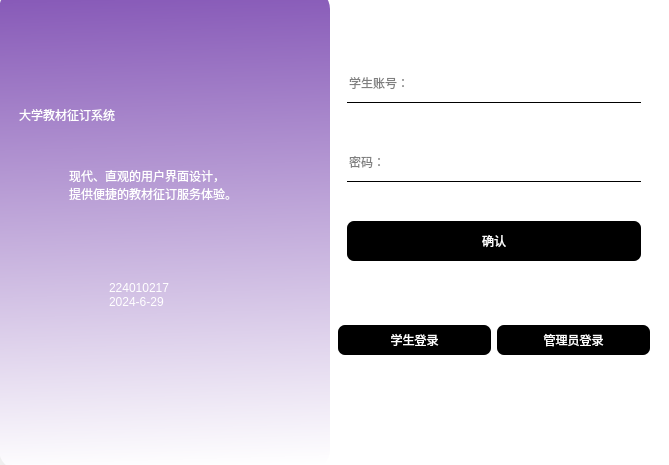
<?xml version="1.0" encoding="UTF-8"?>
<ui version="4.0">
 <class>LoginWindow</class>
 <widget class="QMainWindow" name="LoginWindow">
  <property name="geometry">
   <rect>
    <x>0</x>
    <y>0</y>
    <width>669</width>
    <height>465</height>
   </rect>
  </property>
  <property name="minimumSize">
   <size>
    <width>669</width>
    <height>465</height>
   </size>
  </property>
  <property name="maximumSize">
   <size>
    <width>669</width>
    <height>465</height>
   </size>
  </property>
  <property name="windowTitle">
   <string>MainWindow</string>
  </property>
  <widget class="QWidget" name="centralwidget">
   <widget class="QFrame" name="frame">
    <property name="geometry">
     <rect>
      <x>-1</x>
      <y>-11</y>
      <width>331</width>
      <height>481</height>
     </rect>
    </property>
    <property name="styleSheet">
     <string notr="true">#frame{
background-color: qlineargradient(spread:pad, x1:0.508148, y1:1, x2:0.487685, y2:0, stop:0 rgba(255, 255, 255, 255), stop:1 rgba(134, 88, 183, 255));
border-radius: 20px;
}</string>
    </property>
    <property name="locale">
     <locale language="Chinese" country="China"/>
    </property>
    <property name="frameShape">
     <enum>QFrame::StyledPanel</enum>
    </property>
    <property name="frameShadow">
     <enum>QFrame::Raised</enum>
    </property>
    <widget class="QLabel" name="label">
     <property name="geometry">
      <rect>
       <x>20</x>
       <y>80</y>
       <width>291</width>
       <height>91</height>
      </rect>
     </property>
     <property name="styleSheet">
      <string notr="true">color: rgb(255, 255, 255);
font: 36pt &quot;AaDingXiangShouShu&quot;;
</string>
     </property>
     <property name="text">
      <string>大学教材征订系统</string>
     </property>
    </widget>
    <widget class="QLabel" name="label_2">
     <property name="geometry">
      <rect>
       <x>70</x>
       <y>120</y>
       <width>211</width>
       <height>151</height>
      </rect>
     </property>
     <property name="styleSheet">
      <string notr="true">color: rgb(255, 255, 255);</string>
     </property>
     <property name="text">
      <string>现代、直观的用户界面设计，
提供便捷的教材征订服务体验。</string>
     </property>
    </widget>
    <widget class="QLabel" name="label_3">
     <property name="geometry">
      <rect>
       <x>110</x>
       <y>290</y>
       <width>91</width>
       <height>31</height>
      </rect>
     </property>
     <property name="styleSheet">
      <string notr="true">color: rgb(255, 255, 255);</string>
     </property>
     <property name="text">
      <string>224010217 
2024-6-29</string>
     </property>
    </widget>
   </widget>
   <widget class="QFrame" name="frame_2">
    <property name="geometry">
     <rect>
      <x>320</x>
      <y>0</y>
      <width>351</width>
      <height>471</height>
     </rect>
    </property>
    <property name="minimumSize">
     <size>
      <width>351</width>
      <height>471</height>
     </size>
    </property>
    <property name="styleSheet">
     <string notr="true">background-color: rgb(255, 255, 255);</string>
    </property>
    <property name="frameShape">
     <enum>QFrame::NoFrame</enum>
    </property>
    <property name="frameShadow">
     <enum>QFrame::Raised</enum>
    </property>
    <layout class="QVBoxLayout" name="verticalLayout">
     <property name="topMargin">
      <number>12</number>
     </property>
     <property name="rightMargin">
      <number>12</number>
     </property>
     <property name="bottomMargin">
      <number>12</number>
     </property>
     <item>
      <widget class="QFrame" name="frame_3">
       <property name="sizePolicy">
        <sizepolicy hsizetype="Preferred" vsizetype="Expanding">
         <horstretch>0</horstretch>
         <verstretch>8</verstretch>
        </sizepolicy>
       </property>
       <property name="toolTipDuration">
        <number>0</number>
       </property>
       <property name="frameShape">
        <enum>QFrame::NoFrame</enum>
       </property>
       <property name="frameShadow">
        <enum>QFrame::Raised</enum>
       </property>
       <property name="lineWidth">
        <number>1</number>
       </property>
       <layout class="QVBoxLayout" name="verticalLayout_3">
        <property name="spacing">
         <number>0</number>
        </property>
        <property name="leftMargin">
         <number>0</number>
        </property>
        <property name="topMargin">
         <number>0</number>
        </property>
        <property name="rightMargin">
         <number>0</number>
        </property>
        <property name="bottomMargin">
         <number>0</number>
        </property>
        <item>
         <widget class="QFrame" name="frame_5">
          <property name="sizePolicy">
           <sizepolicy hsizetype="Preferred" vsizetype="Expanding">
            <horstretch>0</horstretch>
            <verstretch>6</verstretch>
           </sizepolicy>
          </property>
          <property name="frameShape">
           <enum>QFrame::NoFrame</enum>
          </property>
          <property name="frameShadow">
           <enum>QFrame::Raised</enum>
          </property>
          <layout class="QVBoxLayout" name="verticalLayout_4">
           <item>
            <widget class="QStackedWidget" name="stackedWidget_2">
             <property name="styleSheet">
              <string notr="true">QLineEdit{
	bakground-color: rgb(255,255,255,0);
	border: none;
	border-bottom: 1px solid black;
}
QPushButton{
	background-color: rgb(0,0,0);
	color: rgb(255,255,255);
	border-radius: 7px;
}
QPushButton:pressed{
	padding-top: 5px;
	padding-left:5px;
}</string>
             </property>
             <property name="currentIndex">
              <number>0</number>
             </property>
             <widget class="QWidget" name="page_S_login">
              <layout class="QVBoxLayout" name="verticalLayout_5">
               <item>
                <widget class="QLineEdit" name="lineEdit_S_account">
                 <property name="minimumSize">
                  <size>
                   <width>0</width>
                   <height>40</height>
                  </size>
                 </property>
                 <property name="styleSheet">
                  <string notr="true">QLineEdit{
	bakground-color: rgb(255,255,255,0);
	border: none;
	border-bottom: 1px solid black;
}</string>
                 </property>
                 <property name="placeholderText">
                  <string>学生账号：</string>
                 </property>
                </widget>
               </item>
               <item>
                <widget class="QLineEdit" name="lineEdit_S_password">
                 <property name="minimumSize">
                  <size>
                   <width>0</width>
                   <height>40</height>
                  </size>
                 </property>
                 <property name="placeholderText">
                  <string>密码：</string>
                 </property>
                </widget>
               </item>
               <item>
                <widget class="QPushButton" name="pushButton_S_sure">
                 <property name="minimumSize">
                  <size>
                   <width>0</width>
                   <height>40</height>
                  </size>
                 </property>
                 <property name="text">
                  <string>确认</string>
                 </property>
                </widget>
               </item>
              </layout>
             </widget>
             <widget class="QWidget" name="page_A_login">
              <layout class="QVBoxLayout" name="verticalLayout_6">
               <item>
                <widget class="QLineEdit" name="lineEdit_A_account">
                 <property name="minimumSize">
                  <size>
                   <width>0</width>
                   <height>40</height>
                  </size>
                 </property>
                 <property name="placeholderText">
                  <string>管理员账号：</string>
                 </property>
                </widget>
               </item>
               <item>
                <widget class="QLineEdit" name="lineEdit_A_password">
                 <property name="minimumSize">
                  <size>
                   <width>0</width>
                   <height>40</height>
                  </size>
                 </property>
                 <property name="placeholderText">
                  <string>密码：</string>
                 </property>
                </widget>
               </item>
               <item>
                <widget class="QPushButton" name="pushButton_A_sure">
                 <property name="minimumSize">
                  <size>
                   <width>0</width>
                   <height>40</height>
                  </size>
                 </property>
                 <property name="text">
                  <string>管理员确认</string>
                 </property>
                </widget>
               </item>
              </layout>
             </widget>
            </widget>
           </item>
          </layout>
         </widget>
        </item>
        <item>
         <widget class="QFrame" name="frame_6">
          <property name="sizePolicy">
           <sizepolicy hsizetype="Preferred" vsizetype="Expanding">
            <horstretch>0</horstretch>
            <verstretch>1</verstretch>
           </sizepolicy>
          </property>
          <property name="styleSheet">
           <string notr="true">QPushButton{
	background-color: rgb(0,0,0);
	color: rgb(255,255,255);
	border-radius: 7px;
}
QPushButton:pressed{
	padding-top: 5px;
	padding-left:5px;
}</string>
          </property>
          <property name="frameShape">
           <enum>QFrame::NoFrame</enum>
          </property>
          <property name="frameShadow">
           <enum>QFrame::Raised</enum>
          </property>
          <layout class="QHBoxLayout" name="horizontalLayout">
           <item>
            <widget class="QPushButton" name="pushButton_S_login">
             <property name="minimumSize">
              <size>
               <width>0</width>
               <height>30</height>
              </size>
             </property>
             <property name="styleSheet">
              <string notr="true">QpushButton:pressed{
	padding-top:5px;
	padding-left:5px;
	background-color: rgb(211, 121, 255);
}</string>
             </property>
             <property name="text">
              <string>学生登录</string>
             </property>
            </widget>
           </item>
           <item>
            <widget class="QPushButton" name="pushButton_A_login">
             <property name="minimumSize">
              <size>
               <width>0</width>
               <height>30</height>
              </size>
             </property>
             <property name="text">
              <string>管理员登录</string>
             </property>
            </widget>
           </item>
          </layout>
         </widget>
        </item>
       </layout>
      </widget>
     </item>
     <item>
      <widget class="QFrame" name="frame_4">
       <property name="sizePolicy">
        <sizepolicy hsizetype="Preferred" vsizetype="Expanding">
         <horstretch>0</horstretch>
         <verstretch>2</verstretch>
        </sizepolicy>
       </property>
       <property name="frameShape">
        <enum>QFrame::NoFrame</enum>
       </property>
       <property name="frameShadow">
        <enum>QFrame::Raised</enum>
       </property>
       <layout class="QVBoxLayout" name="verticalLayout_2">
        <item alignment="Qt::AlignHCenter">
         <widget class="QStackedWidget" name="stackedWidget">
          <property name="currentIndex">
           <number>0</number>
          </property>
          <widget class="QWidget" name="page"/>
          <widget class="QWidget" name="page_2">
           <layout class="QHBoxLayout" name="horizontalLayout_2">
            <item>
             <widget class="QLabel" name="label_4">
              <property name="styleSheet">
               <string notr="true">color: rgb(255, 0, 0);</string>
              </property>
              <property name="text">
               <string>账号密码不能为空</string>
              </property>
             </widget>
            </item>
           </layout>
          </widget>
          <widget class="QWidget" name="page_3">
           <layout class="QHBoxLayout" name="horizontalLayout_3">
            <item>
             <widget class="QLabel" name="label_5">
              <property name="styleSheet">
               <string notr="true">color: rgb(255, 0, 0);</string>
              </property>
              <property name="text">
               <string>账号或密码错误！</string>
              </property>
             </widget>
            </item>
           </layout>
          </widget>
         </widget>
        </item>
       </layout>
      </widget>
     </item>
    </layout>
   </widget>
   <zorder>frame_2</zorder>
   <zorder>frame</zorder>
  </widget>
 </widget>
 <resources/>
 <connections/>
</ui>
